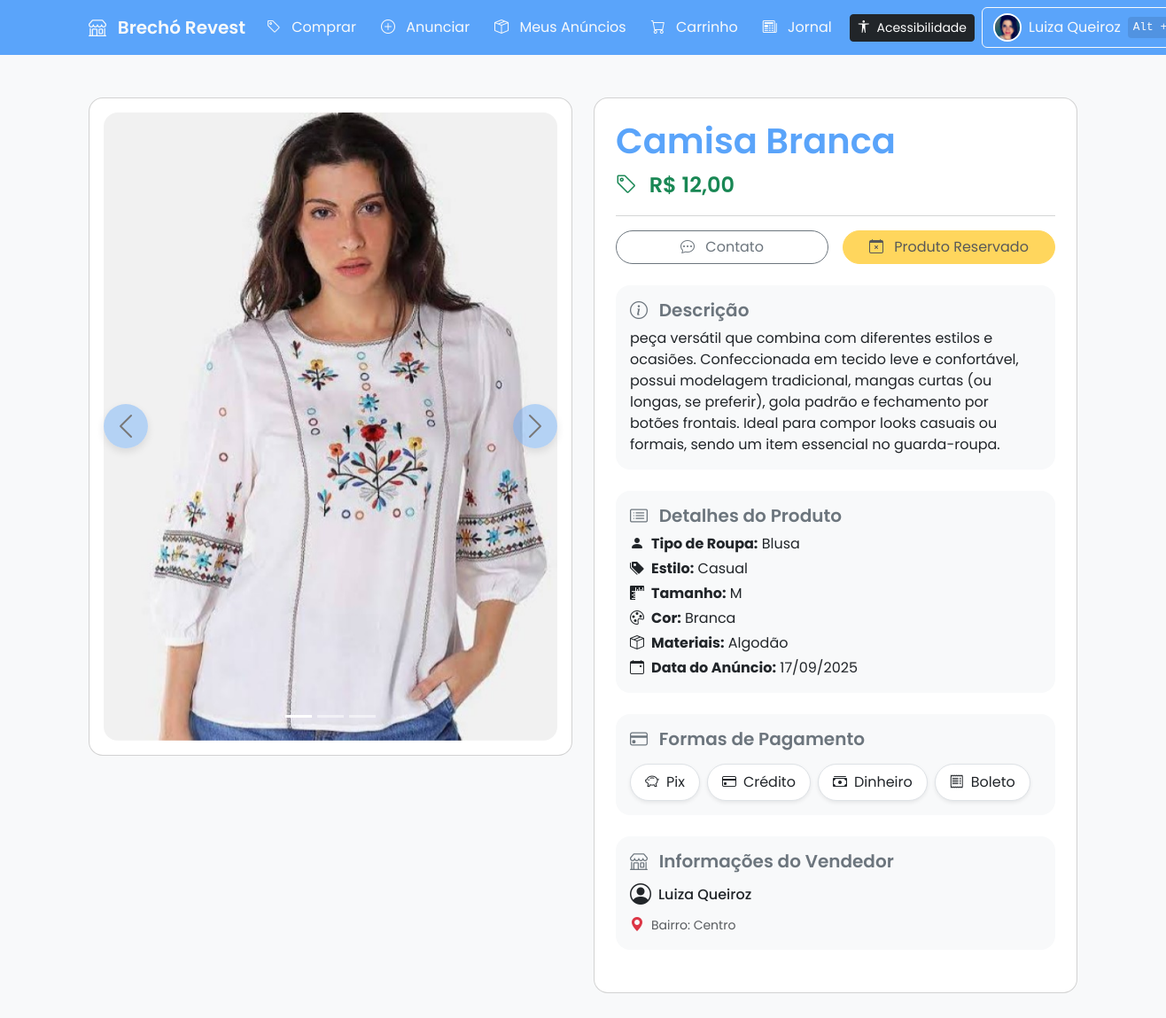
The app's page /ver_produto.php?id=320 (signed in) with its own data.
### tables this page shows
CREATE TABLE `produtos` (
  `id` int(11) NOT NULL,
  `nome` varchar(255) NOT NULL,
  `descricao` text DEFAULT NULL,
  `preco` decimal(10,2) DEFAULT NULL,
  `imagem` text DEFAULT NULL,
  `data_cadastro` timestamp NOT NULL DEFAULT current_timestamp(),
  `tamanho` varchar(50) DEFAULT NULL,
  `telefone` varchar(50) DEFAULT NULL,
  `pagamento` varchar(255) DEFAULT NULL,
  `usuario_id` int(11) DEFAULT NULL,
  `status_reserva` enum('disponivel','reservado','vendido') NOT NULL DEFAULT 'disponivel',
  `tipo_roupa` varchar(50) DEFAULT NULL,
  `estilo` varchar(50) DEFAULT NULL,
  `cor` varchar(50) DEFAULT NULL,
  `materiais` varchar(255) DEFAULT NULL,
  `bairro` varchar(255) DEFAULT NULL,
  `status` varchar(20) DEFAULT 'disponivel',
  `comprador_id` int(11) DEFAULT NULL
);

CREATE TABLE `usuarios` (
  `id` int(11) NOT NULL,
  `nome` varchar(255) DEFAULT NULL,
  `email` varchar(255) DEFAULT NULL,
  `senha` varchar(255) DEFAULT NULL,
  `tipo` enum('usuario','loja') DEFAULT 'usuario',
  `telefone` varchar(20) DEFAULT NULL,
  `instagram` varchar(255) DEFAULT NULL,
  `facebook` varchar(255) DEFAULT NULL,
  `tiktok` varchar(255) DEFAULT NULL,
  `twitter` varchar(255) DEFAULT NULL,
  `whatsapp` varchar(255) DEFAULT NULL,
  `first_login` tinyint(1) DEFAULT 1,
  `nome_loja` varchar(255) DEFAULT NULL,
  `foto_perfil` varchar(255) DEFAULT NULL,
  `cep` varchar(10) DEFAULT NULL,
  `rua` varchar(255) DEFAULT NULL,
  `numero` varchar(20) DEFAULT NULL,
  `complemento` varchar(255) DEFAULT NULL,
  `bairro` varchar(255) DEFAULT NULL,
  `cidade` varchar(255) DEFAULT NULL,
  `estado` varchar(50) DEFAULT NULL,
  `reset_token` varchar(255) DEFAULT NULL,
  `reset_token_exp` datetime DEFAULT NULL,
  `reset_code` varchar(10) DEFAULT NULL,
  `reset_code_exp` datetime DEFAULT NULL,
  `senha_seguranca` varchar(255) DEFAULT NULL
);

### public/ver_produto.php (called while the page is built)
<?php
include __DIR__ . '/../app/core/conexao.php';
include __DIR__ . '/../app/logic/ver_produto.php';
include __DIR__ . '/../app/views/ver_produto.php';
?>

### app/logic/ver_produto.php (called while the page is built, shortened)
<?php
include __DIR__ . '/../core/conexao.php';
$id_produto = filter_input(INPUT_GET, 'id', FILTER_VALIDATE_INT);
if ($id_produto) {
    $sql = "SELECT p.id, p.nome, p.descricao, p.preco, p.imagem, p.status_reserva, p.usuario_id,
                p.tamanho, p.tipo_roupa, p.estilo, p.cor, p.materiais, p.data_cadastro,
                p.pagamento,
                u.nome AS vendedor, u.bairro AS bairro_loja
        FROM produtos p
        JOIN usuarios u ON p.usuario_id = u.id
        WHERE p.id = ?";
    $stmt = $con->prepare($sql);
    $stmt->bind_param("i", $id_produto);
    $stmt->execute();
    $resultado = $stmt->get_result();
    if ($resultado->num_rows > 0) {
        $produto = $resultado->fetch_assoc();
    }
}
include __DIR__ . '/../includes/header.php';
?>

### app/views/ver_produto.php (the view, shortened to what this page needs)
<!DOCTYPE html>
<html lang="pt-br">
<head>
</head>
<body>
<main class="container my-5">
    <?php if ($produto): ?>
        <div class="row">
            <div class="col-md-6 mb-4 mb-md-0">
                <div class="card rounded-4 card-hover-effect p-3 d-flex flex-column">
                    <?php
                    $imagens = !empty($produto['imagem']) ? unserialize($produto['imagem']) : [];
                    $placeholder_url = 'imagens/placeholder.png';
                    if (!empty($imagens) && is_array($imagens)):
                    ?>
                        <div id="productCarousel" class="carousel slide w-100" data-bs-ride="carousel">
                            <div class="carousel-indicators">
                                <?php foreach ($imagens as $key => $imagem_nome): ?>
                                    <button type="button" data-bs-target="#productCarousel" data-bs-slide-to="<?= $key ?>" class="<?= $key === 0 ? 'active' : '' ?>" aria-current="<?= $key === 0 ? 'true' : 'false' ?>" aria-label="Slide <?= $key + 1 ?>"></button>
                                <?php endforeach; ?>
                            </div>
                            <div class="carousel-inner rounded-4" style="height: auto;">
                                <?php foreach ($imagens as $key => $imagem_nome):
                                    $caminho_imagem = 'uploads/' . htmlspecialchars($imagem_nome);
                                    $caminho_final = file_exists($caminho_imagem) ? $caminho_imagem : $placeholder_url;
                                ?>
                                    <div class="carousel-item <?= $key === 0 ? 'active' : '' ?>">
                                        <img src="<?= $caminho_final ?>" class="d-block w-100" style="height: auto; max-height: none;" alt="Imagem do produto <?= $key + 1 ?>">
                                    </div>
                                <?php endforeach; ?>
                            </div>
                            <button class="carousel-control-prev" type="button" data-bs-target="#productCarousel" data-bs-slide="prev">
                                <span class="carousel-control-prev-icon" aria-hidden="true"></span>
                            </button>
                            <button class="carousel-control-next" type="button" data-bs-target="#productCarousel" data-bs-slide="next">
                                <span class="carousel-control-next-icon" aria-hidden="true"></span>
                            </button>
                        </div>
                    <?php else: ?>
                        <div class="d-flex justify-content-center align-items-center w-100 h-100">
                           <img src="<?= $placeholder_url ?>" class="img-fluid rounded-4" alt="Imagem do produto não encontrada">
                        </div>
                    <?php endif; ?>
                </div>
            </div>
            <div class="col-md-6">
                <div class="card rounded-4 card-hover-effect p-4 d-flex flex-column justify-content-between">
                    <div>
                        <h1 class="text-primary" style="font-weight: 600;"><?= htmlspecialchars($produto['nome']) ?></h1>
                        <p class="fs-4 text-success" style="font-weight: 600;">
                            <i class="bi bi-tag me-2"></i> R$ <?= number_format($produto['preco'], 2, ',', '.') ?>
                        </p>
                        <hr class="text-muted">
                        <div class="d-flex gap-3 mb-4">
                            <a href="perfil_loja.php?id=<?= $produto['usuario_id'] ?>" class="btn btn-outline-secondary w-50 rounded-pill">
                                <i class="bi bi-chat-dots me-2"></i> Contato
                            </a>
                            <?php if (isset($_SESSION['usuario'])): ?>
                                <?php if ($produto['status_reserva'] === 'disponivel'): ?>
                                    <a href="acoes_produto.php?acao=reservar&id=<?= $produto['id'] ?>" class="btn btn-success w-50 rounded-pill">
                                        <i class="bi bi-cart-plus me-2"></i> Reservar Produto
                                    </a>
                                <?php else: ?>
                                    <button class="btn btn-warning w-50 rounded-pill" disabled>
                                        <i class="bi bi-calendar-x me-2"></i> Produto Reservado
                                    </button>
                                <?php endif; ?>
                            <?php else: ?>
                                <a href="autenticacao.php?acao=login" class="btn btn-success w-50 rounded-pill">
                                    <i class="bi bi-cart-plus me-2"></i> Faça login para reservar
                                </a>
                            <?php endif; ?>
                        </div>
                        <div class="mb-4 p-3 rounded-4" style="background-color: #f8f9fa;">
                            <h5 class="text-secondary" style="font-weight: 600;"><i class="bi bi-info-circle me-2"></i> Descrição</h5>
                            <p class="text-dark m-0"><?= htmlspecialchars($produto['descricao']) ?></p>
                        </div>
                        <div class="mb-4 p-3 rounded-4" style="background-color: #f8f9fa;">
                            <h5 class="text-secondary" style="font-weight: 600;"><i class="bi bi-card-list me-2"></i> Detalhes do Produto</h5>
                            <p class="mb-1"><strong><i class="bi bi-person-fill me-2"></i>Tipo de Roupa:</strong> <?= htmlspecialchars($produto['tipo_roupa'] ?? 'Não informado') ?></p>
                            <p class="mb-1"><strong><i class="bi bi-tags-fill me-2"></i>Estilo:</strong> <?= htmlspecialchars($produto['estilo'] ?? 'Não informado') ?></p>
                            <p class="mb-1"><strong><i class="bi bi-rulers me-2"></i>Tamanho:</strong> <?= htmlspecialchars($produto['tamanho'] ?? 'Não informado') ?></p>
                            <p class="mb-1"><strong><i class="bi bi-palette me-2"></i>Cor:</strong> <?= htmlspecialchars($produto['cor'] ?? 'Não informado') ?></p>
                            <p class="mb-1"><strong><i class="bi bi-box-seam me-2"></i>Materiais:</strong> <?= htmlspecialchars($produto['materiais'] ?? 'Não informado') ?></p>
                            <p class="mb-0"><strong><i class="bi bi-calendar-event me-2"></i>Data do Anúncio:</strong> <?= htmlspecialchars(date('d/m/Y', strtotime($produto['data_cadastro'] ?? 'now'))) ?></p>
                        </div>
                       <?php
                            $formas_pagamento = !empty($produto['pagamento']) ? unserialize($produto['pagamento']) : [];
                            if (!empty($formas_pagamento)) {
                                echo '<div class="mb-4 p-3 rounded-4" style="background-color: #f8f9fa;">';
                                echo '<h5 class="text-secondary mb-3" style="font-weight: 600;"><i class="bi bi-credit-card me-2"></i> Formas de Pagamento</h5>';
                                echo '<div class="d-flex flex-wrap gap-2">';
                                foreach ($formas_pagamento as $forma) {
                                    $icone = match($forma) {
                                        'Pix' => 'bi-piggy-bank',
                                        'Crédito', 'Cartão de Crédito' => 'bi-credit-card',
                                        'Débito', 'Cartão de Débito' => 'bi-bank',
                                        'Dinheiro' => 'bi-cash-stack',
                                        'Boleto' => 'bi-receipt',
                                        default => 'bi-credit-card'
                                    };
                                    echo '<span class="d-flex align-items-center px-3 py-2 rounded-pill bg-white border text-dark shadow-sm">';
                                    echo "<i class='bi $icone me-2'></i>" . htmlspecialchars($forma);
                                    echo '</span>';
                                }
                                echo '</div>';
                                echo '</div>';
                            }
                        ?>
                        <div class="mb-4 p-3 rounded-4" style="background-color: #f8f9fa;">
                            <h5 class="text-secondary" style="font-weight: 600;"><i class="bi bi-shop me-2"></i> Informações do Vendedor</h5>
                            <div class="d-flex align-items-center mb-1">
                                <a href="perfil_loja.php?id=<?= $produto['usuario_id'] ?>" class="text-decoration-none text-dark d-flex align-items-center">
                                    <i class="bi bi-person-circle fs-4 me-2"></i>
                                    <span style="font-weight: 500;">
                                        <?= htmlspecialchars($produto['vendedor']) ?>
                                    </span>
                                </a>
                            </div>
                            <div class="d-flex align-items-center">
                                <i class="bi bi-geo-alt-fill text-danger me-2"></i>
                                <small class="text-muted">Bairro: <?= htmlspecialchars($produto['bairro_loja'] ?? 'Não informado') ?></small>
                            </div>
                        </div>
                    </div>
                </div>
            </div>
        </div>
    <?php else: ?>
        <div class="alert alert-danger rounded-4" role="alert">Produto não encontrado.</div>
    <?php endif; ?>
</main>
</body>
</html>

### app/includes/header.php (style rules this page uses)
body { font-family: 'Poppins', sans-serif; }

### app/views/ver_produto.php (style rules this page uses)
body { font-family: 'Poppins', sans-serif; background-color: #f8f9fa; }
.text-primary { color: #5AA4FA !important; }
.text-success { color: #198754 !important; }
.text-danger { color: #dc3545 !important; }
.text-secondary { color: #6c757d !important; }
.card-hover-effect { transition: transform 0.3s ease-in-out, box-shadow 0.3s ease-in-out; box-sh adow: 0 5px 15px rgba(0, 0, 0, 0.08); }
.carousel-control-prev, .carousel-control-next { width: 50px; height: 50px; top: 50%; transform: translateY(-50%); background: rgba(90, 164, 250, 0.8); border-radius: 50%; box-shadow: 0 4px 10px rgba(0,0,0,0.2); transition: all 0.3s ease; }
.carousel-control-prev-icon, .carousel-control-next-icon { filter: invert(1); }

### records on screen
produtos: nome "Camisa Branca", preco "12,00", descricao "peça versátil que combina com diferentes estilos e ocasiões. Confeccionada em tecido leve e confortável, possui modelagem tradicional, mangas curtas (ou longas, se preferir), gola padrão e fechamento por botões frontais. Ideal para compor looks casuais ou formais, sendo um item essencial no guarda-roupa.", tipo_roupa "Blusa", estilo "Casual", tamanho "M", cor "Branca", materiais "Algodão", data_cadastro "17/09/2025", pagamento "Pix", pagamento "Crédito", pagamento "Dinheiro", pagamento "Boleto", usuario.nome "Luiza Queiroz", usuario.bairro "Centro"

### other values on screen
$_SESSION['usuario']['nome'] "Luiza Queiroz"
